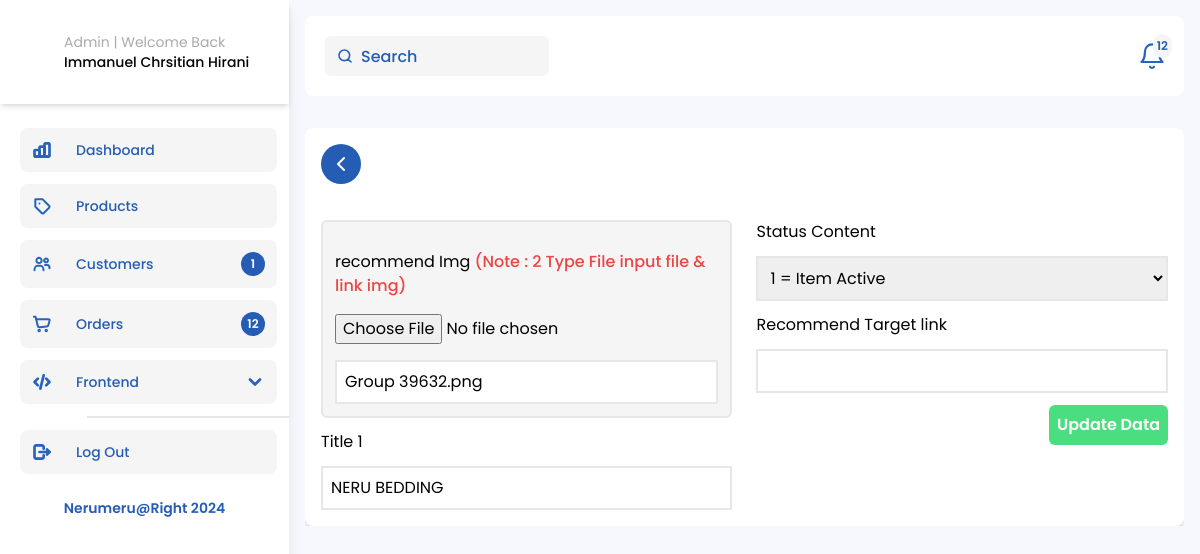
The page /Admin-recomend-UpdateData.php?recommend_id=1 on the database as committed earlier.
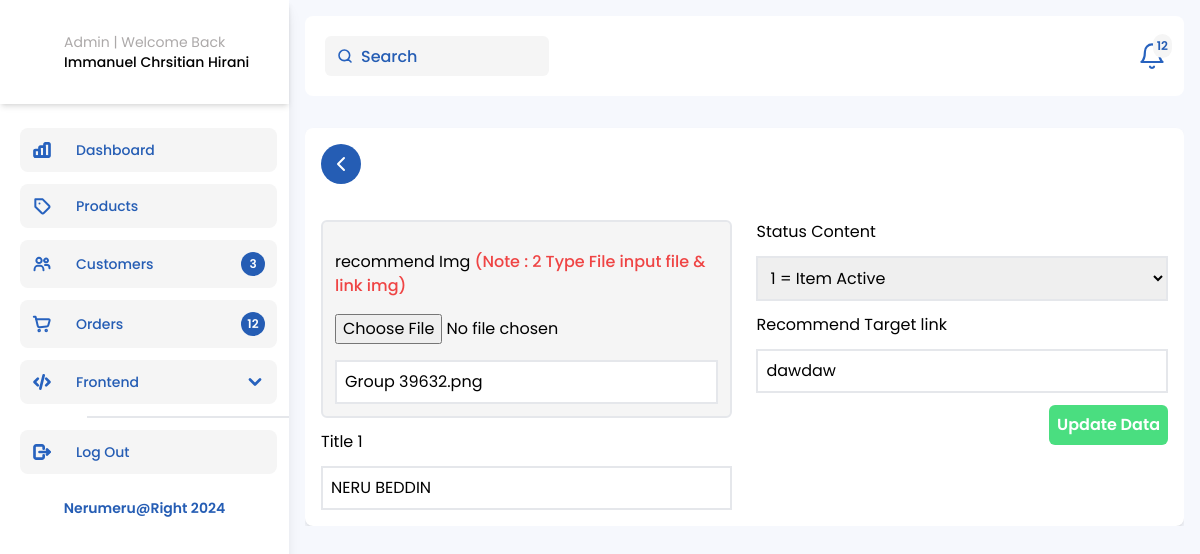
The same page on the database as committed later.
### tables this page shows
CREATE TABLE `recommendsection` (
  `recommend_id` int(11) NOT NULL,
  `recommend_img` varchar(100) NOT NULL,
  `recommend_title` varchar(100) NOT NULL,
  `recommend_targetLink` varchar(500) NOT NULL,
  `status` int(1) NOT NULL,
  `insert_date` datetime NOT NULL DEFAULT current_timestamp(),
  `lastupdate_date` datetime NOT NULL DEFAULT current_timestamp()
);

### function.php (called while the page is built, shortened)
<?php
$conn = mysqli_connect('localhost', 'root', '', 'nerumeru');
function query($query)
{
    global $conn;
    $result = mysqli_query($conn, $query);
    $rows = [];
    foreach ($result as $row) {
        $rows[] = $row;
    }
    return $rows;
}

### Admin-recomend-UpdateData.php (the view, shortened to what the changed rows need)
<?php
require "function.php";
$id = $_GET["recommend_id"];
$recommend = query("SELECT * FROM recommendsection WHERE recommend_id = $id")[0];
?>
<!doctype html>
<html lang="en">
<head>
    <link rel="stylesheet" href="css/output.css" />
    <link rel="stylesheet" href="https://cdn.jsdelivr.net/npm/swiper@10/swiper-bundle.min.css" />
    <link rel="stylesheet" href="https://cdn.jsdelivr.net/npm/swiper@10/swiper-bundle.min.css" />
</head>
<body>
    <main class="my-0">
        <section class="admin relative h-screen overflow-hidden my-0">
            <div class="flex items-start justify-between">
                <?php include("sidebar.admin.php"); ?>
                <div class="flex flex-col gap-4 container">
                    <div class="max-h-screen w-full overflow-y-auto">
                        <div class="container bg-white rounded-lg shadow-md 3xl:h-[760px] 2xl:h-[550px] flex flex-col gap-3 overflow-y-auto mt-4">
                            <form class="w-full" action="" method="post" enctype="multipart/form-data">
                                <div class="grid grid-cols-2 gap-6">
                                    <div class="flex flex-col w-full gap-3">
                                        <div class="w-full flex flex-col gap-4  bg-white-neru rounded-md border-2 p-3">
                                            <label for="">recommend Img <span class="text-red-500 font-medium">(Note : 2 Type File input file & link img)</span> </label>
                                            <input type="file" name="gambar">
                                            <input class="w-full p-2 outline-none border-2" type="text" name="recommend_img" value="<?= $recommend["recommend_img"] ?>" />
                                        </div>
                                        <label for="">Title 1</label>
                                        <input required class="w-full p-2 outline-none border-2" name="recommend_title" placeholder="recommend's Delightful Pets" value="<?= $recommend["recommend_title"] ?>" type="text" />
                                    </div>
                                    <div class="flex flex-col w-full gap-3">
                                        <label for="">Status Content</label>
                                        <select class="w-full p-2 outline-none border-2" name="status" id="status">
                                            <option> <?= $recommend["status"] ?>
                                                <?php if ($recommend["status"] === "1") : ?>
                                                    <?= "= Item Active" ?>
                                                <?php else : ?>
                                                    <?= "= Item Non-Active" ?>
                                                <?php endif; ?>
                                            </option>
                                        </select>
                                        <label for="">Recommend Target link</label>
                                        <input required class="w-full p-2 outline-none border-2" name="recommend_targetLink" value="<?=$recommend["recommend_targetLink"] ?>" type="text" />
                                        <button type="submit" name="submit" class="bg-green-400 p-2 rounded-md text-white font-semibold w-fit self-end">Update Data</button>
                                    </div>
                                </div>
                            </form>
                        </div>
                    </div>
                </div>
            </div>
        </section>
    </main>
</body>
</html>

### sidebar.admin.php (shortened to what the changed rows need)
<div class="relative hidden h-screen shadow-lg lg:block w-96">
  <div id="SidebarAdmin" class="h-full bg-white">
    <nav class="mt-6 pb-5">
      <div class="flex flex-col gap-3">
        <div class="flex flex-col CustomerNav  navBarAdmin cursor-pointer items-center justify-start w-full px-3 text-gray-800 border-l-8 border-blue-Neru border-opacity-0 transition-all ease-in-out duration-300 dark:text-white" href="#">
          <span onclick="window.location.href ='Admin-Customer.php';" class="mx-2 text-sm font-medium w-full p-3 bg-white-neru rounded-lg flex items-center gap-6">
            <?php
            $query = "SELECT COUNT(*) AS total_users FROM user";
            $result = mysqli_query($conn, $query);
            if ($result) {
              $row = mysqli_fetch_assoc($result);
              $total_users = $row['total_users'];
              echo '<div class="badge bg-blue-Neru rounded-full flex items-center justify-center w-6 h-6 ms-auto">';
              echo '<h6 class="text-xs text-white font-semibold">' . $total_users . '</h6>';
              echo '</div>';
            } else {
              echo "Gagal melakukan query: " . mysqli_error($conn);
            }
            ?>
          </span>
        </div>
      </div>
    </nav>
  </div>
</div>

Rows that differ between the two databases and show on the page:
changed recommendsection "Group 39632.png": recommend_title "NERU BEDDING" → "NERU BEDDIN"; recommend_targetLink (not shown) → "dawdaw"
Other text that changed with them:
$total_users: "1" → "3"
